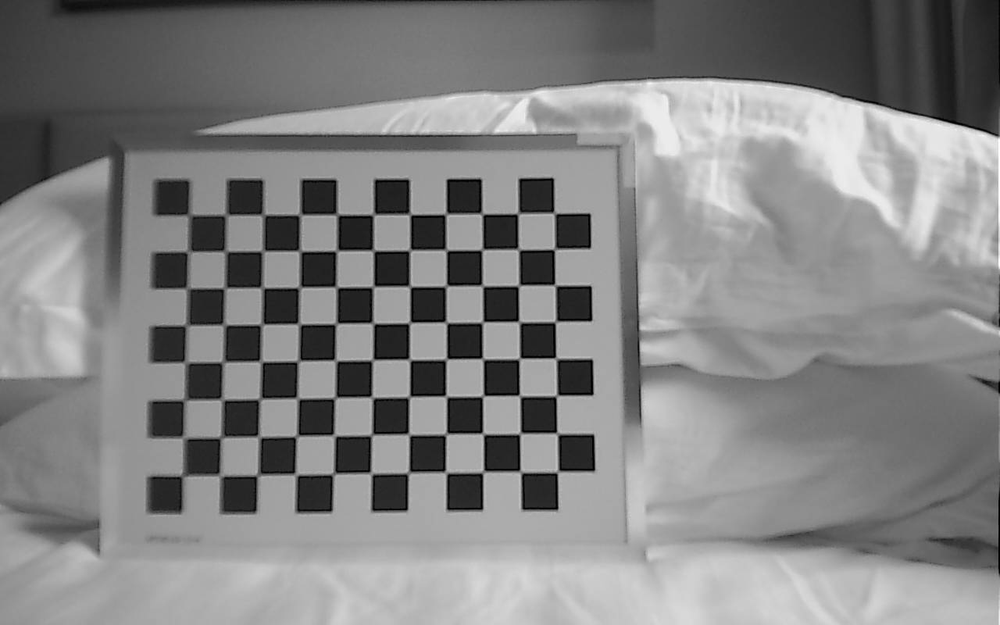
#> input picture src/stereo_camera/scripts/calib_data/left/0000.png, 1000 x 625 px, shrunk from 1280 x 800 before the run
$ python check_corners.py
#> lines starting #> are read from the running program, lines starting #| are printed output that depends on the picture; after the words box and inside, x2 and y2 are one past the last pixel; in counts of white or black regions, pixels touching at a corner belong together
import cv2


img=cv2.imread(
    "calib_data/left/0000.png"
)
#> img is the input picture: shape (625, 1000, 3); min 0, max 255, mean 130.4

gray=cv2.cvtColor(
    img,
    cv2.COLOR_BGR2GRAY
)


pattern=(11,8)


ret,corners=cv2.findChessboardCornersSB(
    gray,
    pattern
)
#> ret = True; corners = 88 rows, first 8: [558, 471.8], [520.6, 471.9], [483.3, 472], [446, 472.4], [408.6, 472.8], [371.2, 473.3], [333.6, 473.8], [295.9, 474.4]


print("result:",ret)
#| result: True


if ret:

    cv2.drawChessboardCorners(
        img,
        pattern,
        corners,
        ret
    )
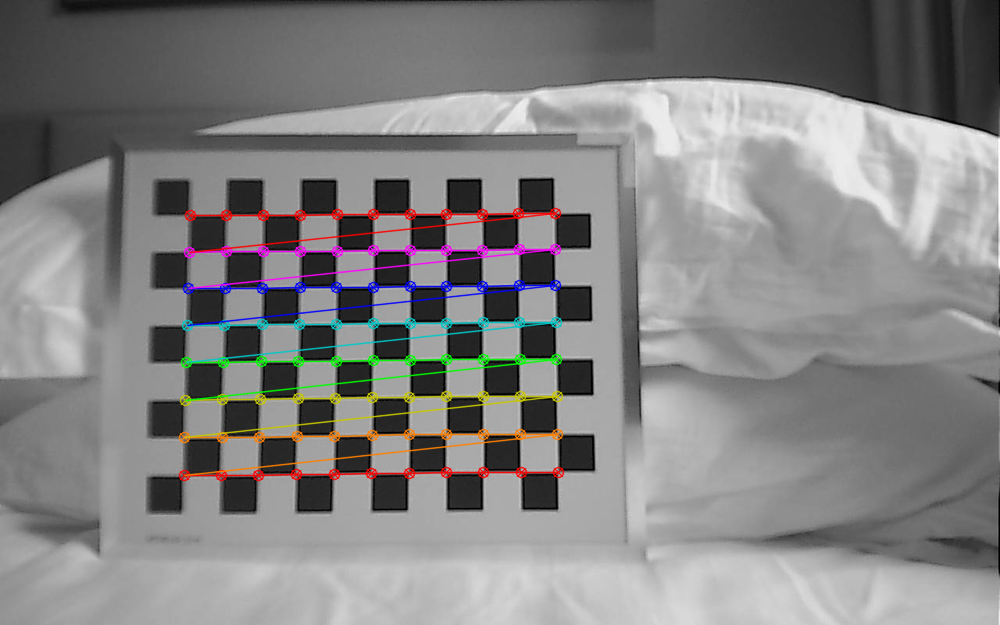
#> img: shape (625, 1000, 3); 3.72% of pixels changed, all inside (x1, y1, x2, y2) = (178, 207, 565, 482)


cv2.imwrite(
    "/tmp/corners.png",
    img
)

print("saved /tmp/corners.png")

$ run again, with src/stereo_camera/scripts/calib_data/left/0002.png copied over src/stereo_camera/scripts/calib_data/left/0000.png
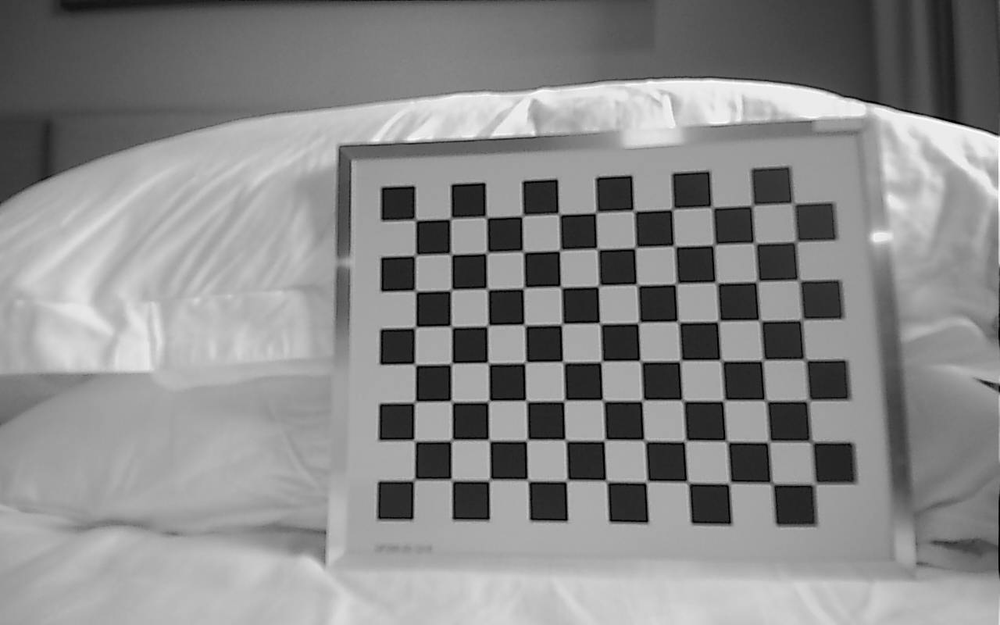
#> input picture src/stereo_camera/scripts/calib_data/left/0002.png, 1000 x 625 px, shrunk from 1280 x 800 before the run
#> img is the input picture: shape (625, 1000, 3); min 0, max 255, mean 138.2
#> ret = True; corners = 88 rows, first 8: [814.3, 483.3], [772, 483.4], [729.8, 483], [688, 482.3], [647, 481.7], [606.7, 481.2], [567, 480.5], [528, 480.3]
#| result: True
#> `cv2.drawChessboardCorners( img, pattern, corners, ret )`:
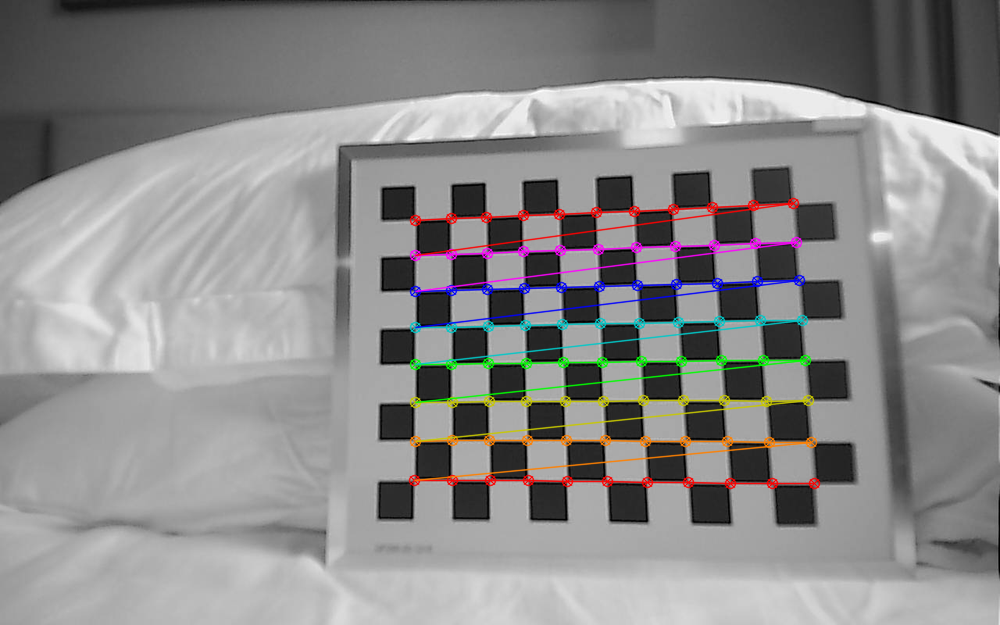
#> img: shape (625, 1000, 3); 3.85% of pixels changed, all inside (x1, y1, x2, y2) = (408, 197, 821, 490)

$ run again, with src/stereo_camera/scripts/calib_data/left/0003.png copied over src/stereo_camera/scripts/calib_data/left/0000.png
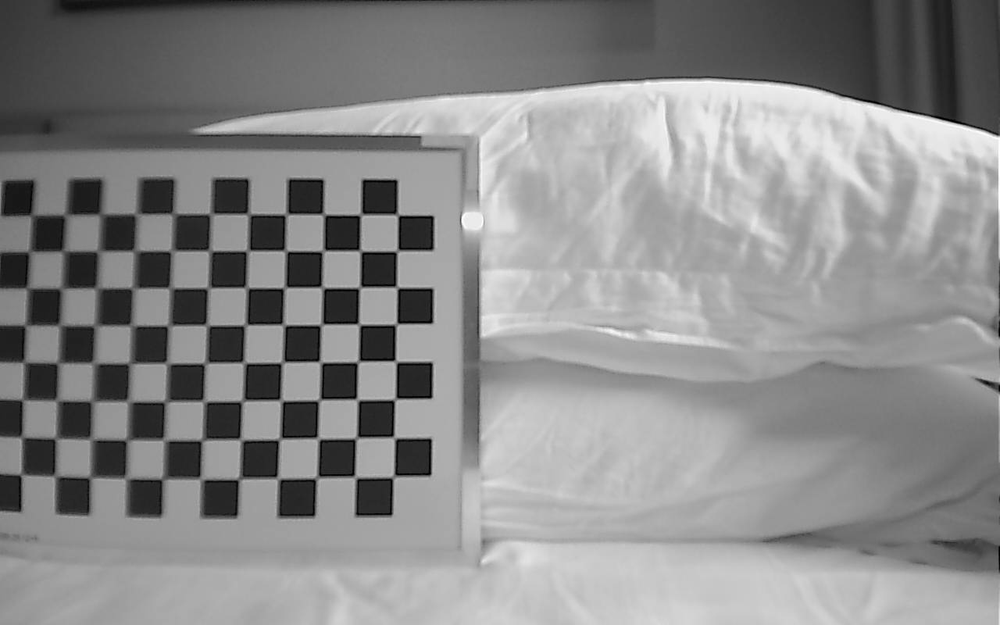
#> input picture src/stereo_camera/scripts/calib_data/left/0003.png, 1000 x 625 px, shrunk from 1280 x 800 before the run
#> img is the input picture: shape (625, 1000, 3); min 0, max 255, mean 138.1
#> ret = True; corners = 88 rows, first 8: [393.7, 476.7], [355.4, 477.1], [317, 477.6], [278.3, 478.1], [240, 478.3], [201.8, 478.4], [164.2, 478.1], [127.4, 477.5]
#| result: True
#> `cv2.drawChessboardCorners( img, pattern, corners, ret )`:
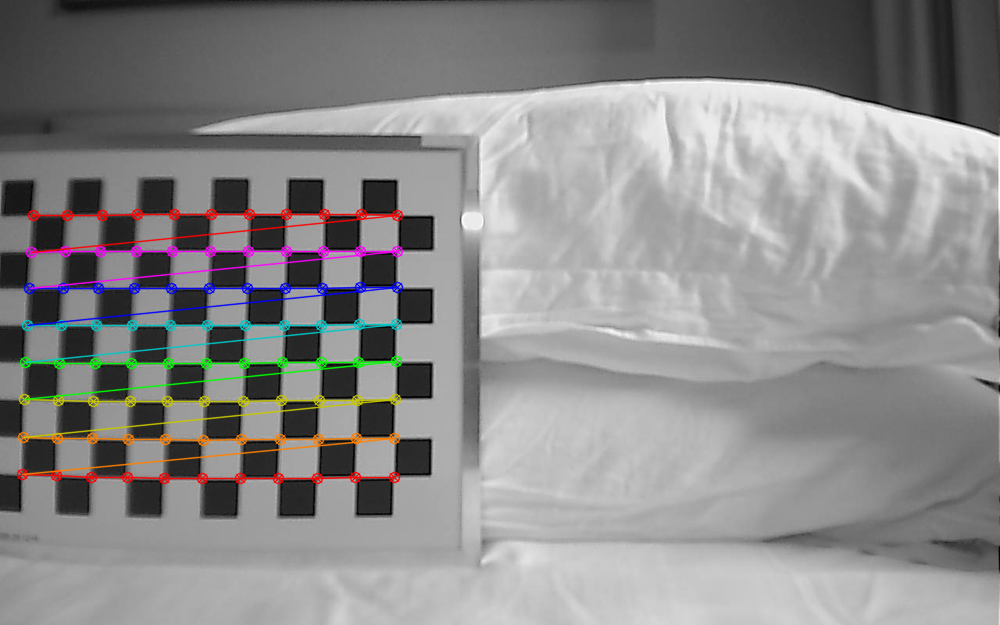
#> img: shape (625, 1000, 3); 3.71% of pixels changed, all inside (x1, y1, x2, y2) = (16, 208, 404, 485)
